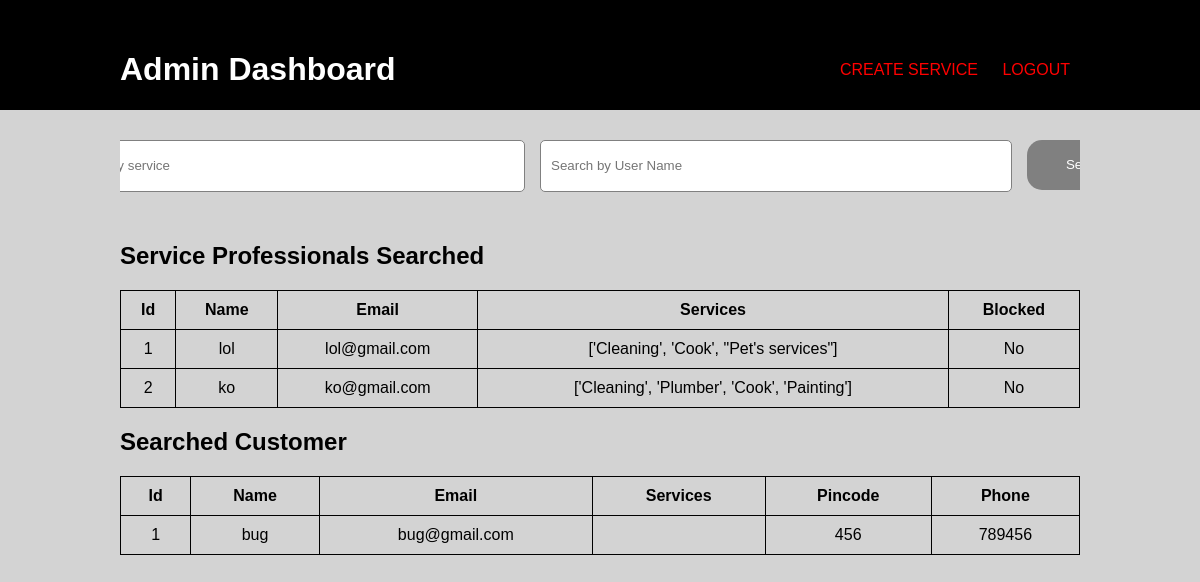
Screenshot of /admin_search_service_professional with the database file from the repository.
### models.py (models this page shows)
class Service_Professional(db.Model):
    __tablename__ = 'service_professional'
    username = db.Column(db.String(50), nullable=False, unique=True,primary_key=True)
    email = db.Column(db.String(120), nullable=False)
    password = db.Column(db.String(200), nullable=False)
    accept = db.Column(db.Boolean, default=False)
    work = db.Column(db.JSON, default=list)
    status = db.Column(db.Boolean, default=False)

class Customer(db.Model):
    __tablename__ = 'customer'
    username = db.Column(db.String(50), nullable=False, unique=True,primary_key=True)
    phone = db.Column(db.Integer, nullable=False, unique=True)
    pincode = db.Column(db.Integer, nullable=False)
    email = db.Column(db.String(120), nullable=False)
    password = db.Column(db.String(200), nullable=False)
    status = db.Column(db.Boolean, default=False)
    service_request = db.relationship('Service_Request', backref='customer', lazy=True)

### app.py (the view)
@app.route('/admin_search_service_professional', methods=['GET'])
def admin_search_service_professional():
    service_query = request.args.get('service', '').strip()
    user_name_query = request.args.get('user_name', '').strip()
    query_sp = Service_Professional.query
    query_c = Customer.query
    if service_query:
        query_sp = query_sp.filter(Service_Professional.work.ilike(f'%{service_query}%'))
    if user_name_query:
        query_sp = query_sp.filter(Service_Professional.username.ilike(f'%{user_name_query}%'))
        query_c = query_c.filter(Customer.username.ilike(f'%{user_name_query}%'))
    service_professional_searched = query_sp.all()
    customer_searched = query_c.all()
    service_re=Service_Request.query.all()
    return render_template('admin_dashboard.html',
                           service_professional_searched=service_professional_searched,
                           customer_searched=customer_searched,
                           service_re=service_re)

### templates/admin_dashboard.html (shortened to what this page needs)
<!DOCTYPE html>
<html lang="en">
<head>
    <link rel="stylesheet" href="/static/style.css">
</head>
<body>
    <header>
        <div class="container">
            <div class="navbar">
                <h1>Admin Dashboard</h1>
                <nav>
                    <a href="{{ url_for('create_service')}}">Create Service</a>
                    <a href="{{ url_for('logout')}}">Logout</a>
                </nav>
            </div>
        </div>
    </header>
    <div class="container">
        <div class="search-container">
        <form action="/admin_search_service_professional" method="GET">
                    <input type="text" name="service" class="form-control" placeholder="Search by service" value="{{ request.args.get('service', '') }}">
                    <input type="text" name="user_name" class="form-control" placeholder="Search by User Name" value="{{ request.args.get('user_name', '') }}">
                    <button type="submit" class="btn btn-primary">Search</button>
        </form></div>
        {% if service_professional_searched %}
    <h2>Service Professionals Searched</h2>
    <table id="registration-table">
        <thead>
            <tr>
                <th>Id</th>
                <th>Name</th>
                <th>Email</th>
                <th>Services</th>
                <th>Blocked</th>
            </tr>
        </thead>
        <tbody>
            {% for sp in service_professional_searched %}
                <tr>
                    <td>{{ loop.index }}</td>
                    <td>{{ sp.username }}</td>
                    <td>{{ sp.email }}</td>
                    <td>{{ sp.work }}</td>
                    <td>{{ 'Yes' if sp.status else 'No' }}</td>
                </tr>
            {% endfor %}
        </tbody>
    </table>
{% endif %}
{% if customer_searched %}
    <h2>Searched Customer</h2>
    <table id="registration-table">
        <thead>
            <tr>
                <th>Id</th>
                <th>Name</th>
                <th>Email</th>
                <th>Services</th>
                <th>Pincode</th>
                <th>Phone</th>
            </tr>
        </thead>
        <tbody>
            {% for sp in customer_searched %}
                <tr>
                    <td>{{ loop.index }}</td>
                    <td>{{ sp.username }}</td>
                    <td>{{ sp.email }}</td>
                    <td>{{ service_re.service_service if sp.username==service_re.username }}</td>
                    <td>{{ sp.pincode }}</td>
                    <td>{{ sp.phone }}</td>
                </tr>
            {% endfor %}
        </tbody>
    </table>
{% endif %}
    </div>
</body>
</html>

### static/style.css (style rules this page uses)
body { font-family: Arial, sans-serif; margin: auto; background-color: lightgray; padding-bottom: 70px; }
.container { width: 80%; margin: auto; overflow: hidden; }
header { background: black; color: white; padding-top: 30px; min-height: 70px; }
header a { color: red; text-decoration: none; text-transform: uppercase; font-size: 16px; }
.navbar { display: flex; justify-content: space-between; align-items: center; }
.navbar a { padding: 10px; }
.search-container { flex-grow: 1; padding-top: 30px; padding-bottom: 30px; display: flex; justify-content: center; }
.search-container form { display: flex; gap: 15px; }
.search-container input.form-control { height: 30px; width: 450px; padding: 10px; border-radius: 5px; border: 1px solid gray; }
.search-container button.btn { height: 50px; width: 120px; padding: 0 20px; border-radius: 15px; background-color: gray; color: white; cursor: pointer; border: none; transition: background-color 0.3s; }
table { width: 100%; border-collapse: collapse; }
th, td { padding: 10px; border: 1px solid black; text-align: center; }
th { background-color: lightgray; }

### rows the page displays
Service_Professional: username "lol", email "lol@gmail.com", work "['Cleaning', 'Cook', \"Pet's services\"]", status "No"
Service_Professional: username "ko", email "ko@gmail.com", work "['Cleaning', 'Plumber', 'Cook', 'Painting']", status "No"
Customer: username "bug", email "bug@gmail.com", pincode "456", phone "789456"
